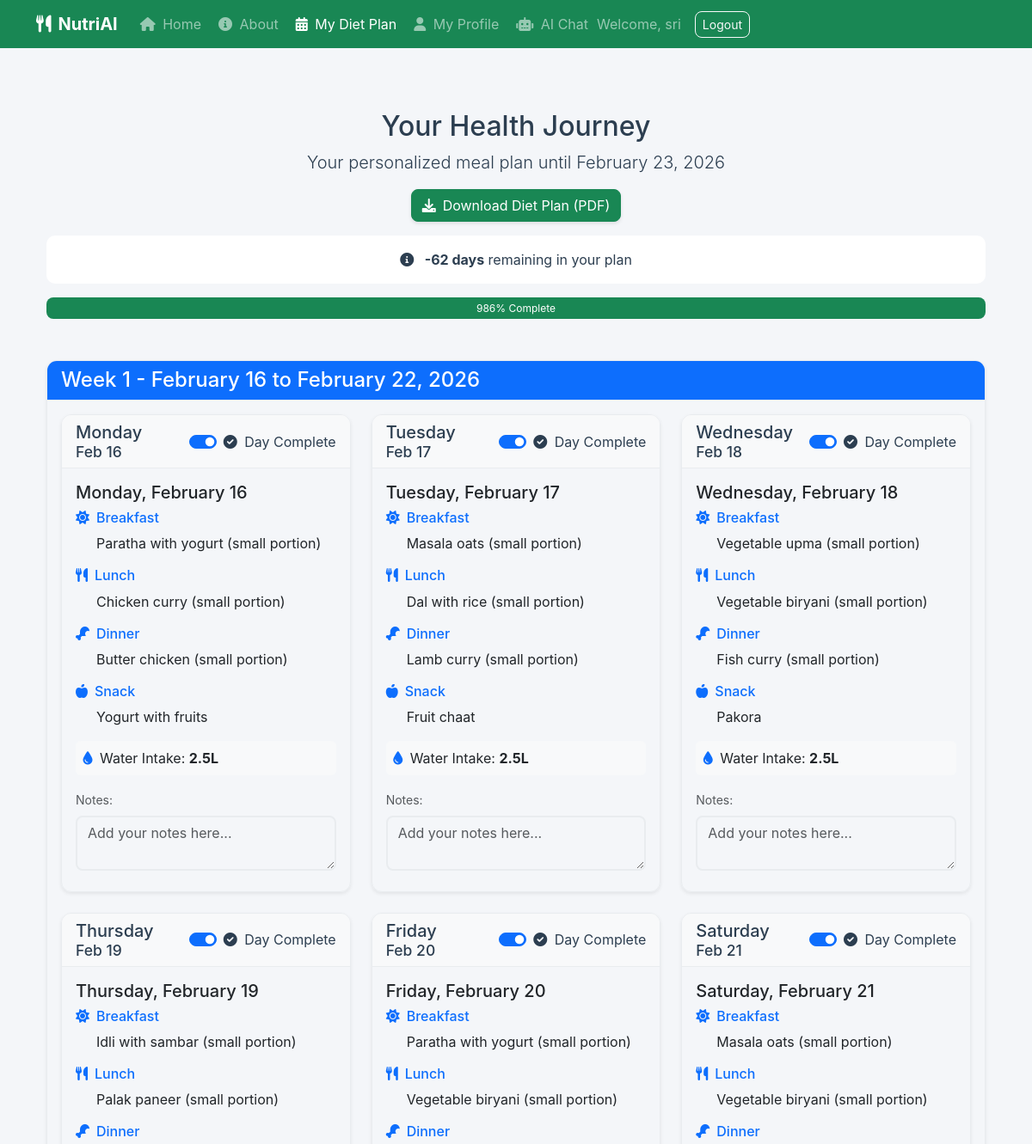
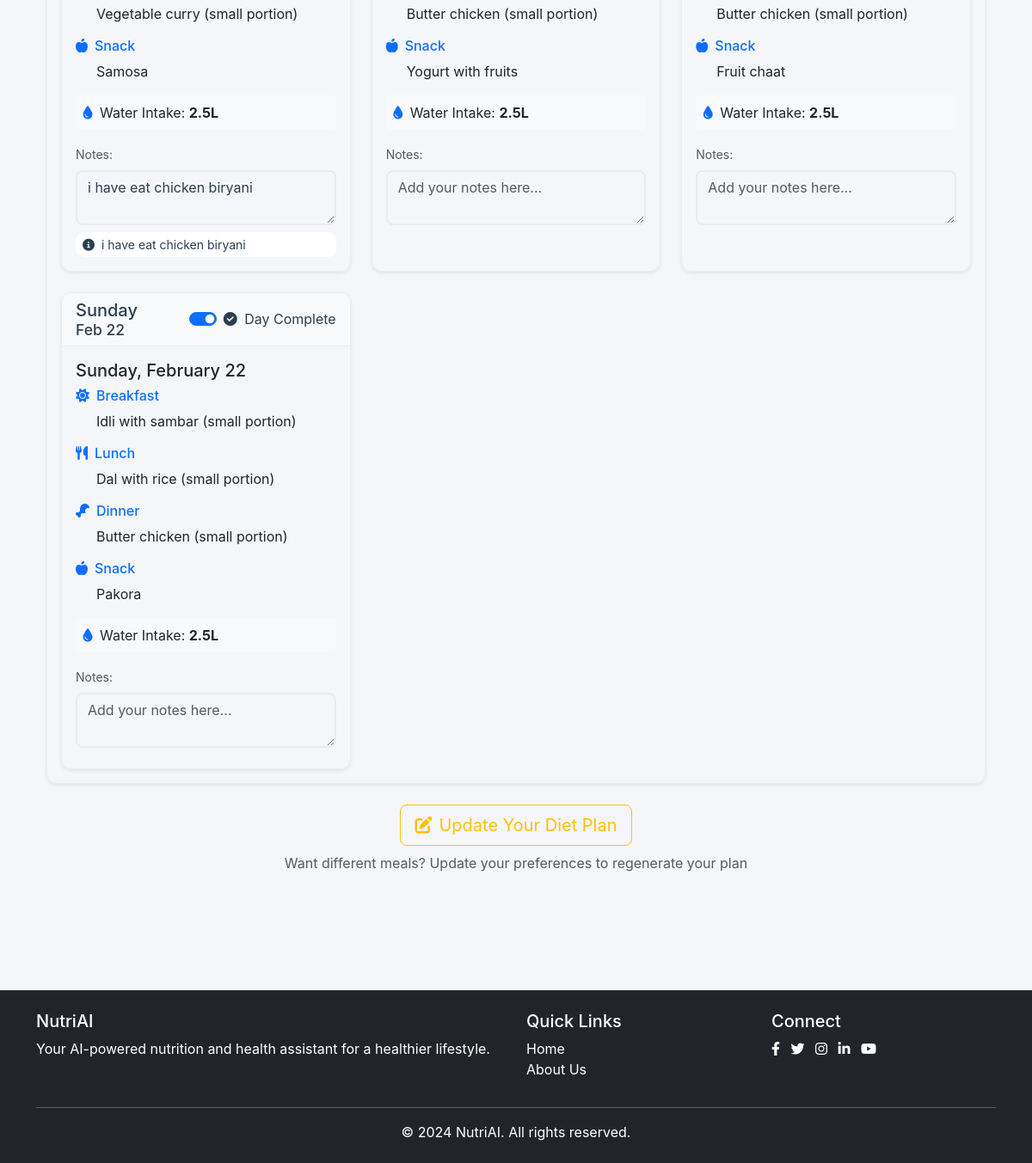
/health-calendar/1 (signed in), run on the app's committed database (2 pictures, top to bottom).
### app.py (models this page shows)
class User(UserMixin, db.Model):
    id = db.Column(db.Integer, primary_key=True)
    username = db.Column(db.String(80), unique=True, nullable=False)
    email = db.Column(db.String(120), unique=True, nullable=False)
    password = db.Column(db.String(200), nullable=False)
    is_admin = db.Column(db.Boolean, default=False)
    dietary_restrictions = db.Column(db.Text, nullable=True)
    health_conditions = db.Column(db.Text, nullable=True)
    profile_image = db.Column(db.String(200), default='images/profile-placeholder.png')
    health_assessments = db.relationship('HealthAssessment', backref='user', lazy=True)
    chats = db.relationship('Chat', backref='user', lazy=True)

class DailyMealPlan(db.Model):
    id = db.Column(db.Integer, primary_key=True)
    assessment_id = db.Column(db.Integer, db.ForeignKey('health_assessment.id'), nullable=False)
    date = db.Column(db.Date, nullable=False)
    meals = db.Column(db.JSON)
    completed = db.Column(db.Boolean, default=False)
    notes = db.Column(db.Text)

### app.py (the view, shortened to what this page needs)
@app.route("/health-calendar/<int:assessment_id>")
@login_required
def health_calendar(assessment_id):
    assessment = HealthAssessment.query.get_or_404(assessment_id)
    if assessment.user_id != current_user.id:
        abort(403)
    target_date = assessment.date + timedelta(weeks=1)
    days_remaining = (target_date.date() - datetime.utcnow().date()).days
    daily_plans = DailyMealPlan.query.filter_by(
        assessment_id=assessment_id
    ).order_by(DailyMealPlan.date).limit(7).all()
    weekly_plans = {}
    for plan in daily_plans:
        week_number = (plan.date - assessment.date.date()).days // 7 + 1
        if week_number not in weekly_plans:
            weekly_plans[week_number] = []
        weekly_plans[week_number].append(plan)
    return render_template(
        'health_calendar.html',
        assessment=assessment,
        weekly_plans=weekly_plans,
        target_date=target_date.date(),
        days_remaining=days_remaining,
        today=datetime.utcnow().date(),
        progress_percent=round((7 - days_remaining) / 7 * 100) if days_remaining <= 7 else 100
    )

### app.py (called while the page is built)
@login_manager.user_loader
def load_user(user_id):
    return User.query.get(int(user_id))

@app.context_processor
def inject_now():
    return {'now': datetime.utcnow()}

### templates/health_calendar.html (shortened to what this page needs)
{% extends "base.html" %}
{% block content %}
<div class="container py-5">
    <div class="row mb-4">
        <div class="col-12 text-center">
            <h2>Your Health Journey</h2>
            <p class="lead">Your personalized meal plan until {{ target_date.strftime('%B %d, %Y') }}</p>
            <div class="mb-3">
                <a href="{{ url_for('download_diet_plan', assessment_id=assessment.id) }}" class="btn btn-success"
                    download>
                    <i class="fas fa-download me-2"></i>Download Diet Plan (PDF)
                </a>
            </div>
            <div class="alert alert-info">
                <i class="fas fa-info-circle me-2"></i>
                <strong>{{ days_remaining }} days</strong> remaining in your plan
            </div>
            <div class="progress mb-4" style="height: 25px;">
                <div class="progress-bar bg-success progress-bar-striped progress-bar-animated" role="progressbar"
                    style="width: {{ progress_percent }}%;" aria-valuenow="{{ progress_percent }}" aria-valuemin="0"
                    aria-valuemax="100">
                    {{ progress_percent }}% Complete
                </div>
            </div>
        </div>
    </div>
    {% for week_num, week_plans in weekly_plans.items() %}
    <div class="card mb-4 shadow-sm">
        <div class="card-header bg-primary text-white">
            <h4 class="mb-0">Week {{ week_num }} - {{ week_plans[0].date.strftime('%B %d') }} to {{
                week_plans[-1].date.strftime('%B %d, %Y') }}</h4>
        </div>
        <div class="card-body">
            <div class="row g-4">
                {% for plan in week_plans %}
                <div class="col-12 col-md-6 col-lg-4">
                    <div class="card h-100 shadow-sm {% if plan.date == today %}border-success border-2{% endif %}">
                        <div
                            class="card-header {% if plan.date == today %}bg-success text-white{% else %}bg-light{% endif %}">
                            <div class="d-flex justify-content-between align-items-center">
                                <h5 class="mb-0">
                                    {{ plan.date.strftime('%A') }}
                                    <small class="d-block">{{ plan.date.strftime('%b %d') }}</small>
                                </h5>
                                <div class="form-check form-switch mb-0">
                                    <input class="form-check-input plan-completed" type="checkbox"
                                        data-plan-id="{{ plan.id }}" id="completed-{{ plan.id }}" {% if plan.completed
                                        %}checked{% endif %}>
                                    <label class="form-check-label" for="completed-{{ plan.id }}">
                                        <i class="fas fa-check-circle me-1"></i> Day Complete
                                    </label>
                                </div>
                            </div>
                        </div>
                        <div class="card-body">
                            <h5 class="card-title">{{ plan.date.strftime('%A, %B %d') }}</h5>
                            <div class="mb-3">
                                <h6 class="text-primary"><i class="fas fa-sun me-2"></i>Breakfast</h6>
                                <p class="ms-4">{{ plan.meals.breakfast }}</p>
                                <h6 class="text-primary mt-3"><i class="fas fa-utensils me-2"></i>Lunch</h6>
                                <p class="ms-4">{{ plan.meals.lunch }}</p>
                                <h6 class="text-primary mt-3"><i class="fas fa-drumstick-bite me-2"></i>Dinner</h6>
                                <p class="ms-4">{{ plan.meals.dinner }}</p>
                                <h6 class="text-primary mt-3"><i class="fas fa-apple-alt me-2"></i>Snack</h6>
                                <p class="ms-4">{{ plan.meals.snack }}</p>
                                <div class="mt-3 p-2 bg-light rounded d-flex align-items-center">
                                    <i class="fas fa-tint text-primary me-2"></i>
                                    <span>Water Intake: <strong>{{ plan.meals.water_intake }}</strong></span>
                                </div>
                            </div>
                            <div class="mb-2">
                                <label for="notes-{{ plan.id }}" class="form-label small text-muted">Notes:</label>
                                <textarea class="form-control notes-textarea" id="notes-{{ plan.id }}"
                                    data-plan-id="{{ plan.id }}" rows="2"
                                    placeholder="Add your notes here...">{{ plan.notes or '' }}</textarea>
                            </div>
                            {% if plan.notes %}
                            <div class="alert alert-info py-1 px-2 small mb-0">
                                <i class="fas fa-info-circle me-1"></i> {{ plan.notes|truncate(50) }}
                            </div>
                            {% endif %}
                        </div>
                    </div>
                </div>
                {% endfor %}
            </div>
        </div>
    </div>
    {% endfor %}
    <div class="row mt-4">
        <div class="col-12 text-center">
            <a href="{{ url_for('health_assessment') }}" class="btn btn-outline-warning btn-lg">
                <i class="fas fa-edit me-2"></i>Update Your Diet Plan
            </a>
            <p class="text-muted mt-2">Want different meals? Update your preferences to regenerate your plan</p>
        </div>
    </div>
</div>
<div class="position-fixed bottom-0 end-0 p-3" style="z-index: 11;">
</div>
{% endblock %}

### templates/base.html (shortened to what this page needs)
<!DOCTYPE html>
<html lang="en">
<head>
    <link href="https://cdn.jsdelivr.net/npm/bootstrap@5.3.0/dist/css/bootstrap.min.css" rel="stylesheet">
    <link rel="stylesheet" href="https://cdnjs.cloudflare.com/ajax/libs/font-awesome/6.0.0/css/all.min.css">
</head>
<body>
    <nav class="navbar navbar-expand-lg navbar-dark bg-success sticky-top">
        <div class="container">
            <div class="d-flex justify-content-between align-items-center">
                <a class="navbar-brand fw-bold" href="{{ url_for('home') }}">
                    <i class="fas fa-utensils me-2"></i>NutriAI
                </a>
                <div class="collapse navbar-collapse" id="navbarNav">
                    <ul class="navbar-nav">
                        <li class="nav-item">
                            <a class="nav-link {% if request.endpoint == 'home' %}active{% endif %}"
                                href="{{ url_for('home') }}">
                                <i class="fas fa-home me-1"></i> Home
                            </a>
                        </li>
                        <li class="nav-item">
                            <a class="nav-link {% if request.endpoint == 'about' %}active{% endif %}"
                                href="{{ url_for('about') }}">
                                <i class="fas fa-info-circle me-1"></i> About
                            </a>
                        </li>
                        {% if current_user.is_authenticated %}
                        <li class="nav-item">
                            {% set latest_assessment = current_user.health_assessments|sort(attribute='date',
                            reverse=true)|first %}
                            {% set has_active_assessment = latest_assessment and (now - latest_assessment.date).days <=
                                56 %} <a
                                class="nav-link {% if request.endpoint in ['health_assessment', 'health_calendar'] %}active{% endif %}"
                                href="{{ url_for('health_calendar', assessment_id=latest_assessment.id) if has_active_assessment else url_for('health_assessment') }}">
                                <i class="fas fa-calendar-alt me-1"></i>
                                {{ 'My Diet Plan' if has_active_assessment else 'Health Assessment' }}
                                </a>
                        </li>
                        <li class="nav-item">
                            <a class="nav-link {% if request.endpoint == 'profile' %}active{% endif %}"
                                href="{{ url_for('profile') }}">
                                <i class="fas fa-user me-1"></i> My Profile
                            </a>
                        </li>
                        <li class="nav-item">
                            <a class="nav-link {% if request.endpoint == 'ai_chat' %}active{% endif %}"
                                href="{{ url_for('ai_chat') }}">
                                <i class="fas fa-robot me-1"></i> AI Chat
                            </a>
                        </li>
                        {% endif %}
                    </ul>
                </div>
                <div class="d-flex align-items-center">
                    {% if current_user.is_authenticated %}
                    <span class="navbar-text me-3">Welcome, {{ current_user.username }}</span>
                    <a href="{{ url_for('logout') }}" class="btn btn-outline-light btn-sm">Logout</a>
                    {% else %}
                    <a href="{{ url_for('login') }}" class="btn btn-outline-light btn-sm me-2">Login</a>
                    <a href="{{ url_for('register') }}" class="btn btn-light btn-sm">Register</a>
                    {% endif %}
                </div>
            </div>
        </div>
    </nav>
    <main class="py-4">
        <div class="container">
            {% block content %}{% endblock %}
        </div>
    </main>
    <footer class="bg-dark text-white py-4 mt-5">
        <div class="container">
            <div class="row">
                <div class="col-md-6">
                    <h5>NutriAI</h5>
                    <p>Your AI-powered nutrition and health assistant for a healthier lifestyle.</p>
                </div>
                <div class="col-md-3">
                    <h5>Quick Links</h5>
                    <ul class="list-unstyled">
                        <li><a href="/" class="text-white text-decoration-none">Home</a></li>
                        <li><a href="/about" class="text-white text-decoration-none">About Us</a></li>
                    </ul>
                </div>
                <div class="col-md-3">
                    <h5>Connect</h5>
                    <div class="social-links">
                        <a href="https://www.facebook.com" target="_blank" class="text-white me-2 text-decoration-none"
                            title="Follow us on Facebook">
                            <i class="fab fa-facebook-f"></i>
                        </a>
                        <a href="https://www.twitter.com" target="_blank" class="text-white me-2 text-decoration-none"
                            title="Follow us on Twitter">
                            <i class="fab fa-twitter"></i>
                        </a>
                        <a href="https://www.instagram.com" target="_blank" class="text-white me-2 text-decoration-none"
                            title="Follow us on Instagram">
                            <i class="fab fa-instagram"></i>
                        </a>
                        <a href="https://www.linkedin.com" target="_blank" class="text-white me-2 text-decoration-none"
                            title="Connect on LinkedIn">
                            <i class="fab fa-linkedin-in"></i>
                        </a>
                        <a href="https://www.youtube.com" target="_blank" class="text-white text-decoration-none"
                            title="Subscribe on YouTube">
                            <i class="fab fa-youtube"></i>
                        </a>
                    </div>
                </div>
            </div>
            <hr class="mt-3">
            <div class="text-center">
                <p class="mb-0">&copy; 2024 NutriAI. All rights reserved.</p>
            </div>
        </div>
    </footer>
</body>
</html>

### templates/base.html (style rules this page uses)
:root { --bg-primary: #f4f6f9; --bg-secondary: #ffffff; --text-primary: #2c3e50; --text-secondary: #495057; --text-muted: #6c757d; --border-color: #e9ecef; --card-shadow: rgba(0, 0, 0, 0.08); --accent-color: #28a745; }
body { background-color: var(--bg-primary); color: var(--text-primary); transition: background-color 0.3s ease, color 0.3s ease; font-family: -apple-system, BlinkMacSystemFont, 'Segoe UI', Roboto, 'Helvetica Neue', Arial, sans-serif; }
.card { background-color: var(--card-bg); border: 1px solid var(--border-color); border-radius: 12px; box-shadow: var(--shadow-md); transition: all 0.3s cubic-bezier(0.4, 0, 0.2, 1); overflow: hidden; }
.card-header { background-color: var(--bg-secondary); border-bottom: 1px solid var(--border-color); color: var(--text-primary); }
.form-control, .form-select { background-color: var(--bg-primary); color: var(--text-primary); border-color: var(--border-color); }
.btn-primary, .btn-success { transition: all 0.3s cubic-bezier(0.4, 0, 0.2, 1); position: relative; overflow: hidden; box-shadow: 0 2px 4px rgba(0, 0, 0, 0.1); }
.navbar { transition: all 0.3s ease; }
.alert { background-color: var(--bg-secondary); border-color: var(--border-color); color: var(--text-primary); }
.progress { background-color: var(--bg-tertiary); border-radius: 8px; height: 8px; overflow: hidden; }
.progress-bar { background: linear-gradient(90deg, var(--accent-color) 0%, var(--success-color) 100%); transition: width 0.6s cubic-bezier(0.4, 0, 0.2, 1); }
* { transition: all 0.3s ease; }
.btn { transition: all 0.3s ease; border-radius: 8px; }
.navbar-brand { transition: all 0.3s ease; }
.nav-link { transition: all 0.3s ease; border-radius: 6px; margin: 0 2px; }
.form-control, .form-select { border-radius: 8px; border: 2px solid var(--border-color); transition: all 0.3s ease; }
.alert { border-radius: 10px; border: none; animation: slideIn 0.3s ease-out; }

### data on the page
User: username "sri"
DailyMealPlan: date "February 16", date "Monday", date "Feb 16", completed "☑", date "Monday, February 16", meals.breakfast "Paratha with yogurt (small portion)", meals.lunch "Chicken curry (small portion)", meals.dinner "Butter chicken (small portion)", meals.snack "Yogurt with fruits", meals.water_intake "2.5L", id "Add your notes here..."
DailyMealPlan: date "February 22, 2026", date "Sunday", date "Feb 22", completed "☑", date "Sunday, February 22", meals.breakfast "Idli with sambar (small portion)", meals.lunch "Dal with rice (small portion)", meals.dinner "Butter chicken (small portion)", meals.snack "Pakora", meals.water_intake "2.5L", id "Add your notes here..."
DailyMealPlan: date "Tuesday", date "Feb 17", completed "☑", date "Tuesday, February 17", meals.breakfast "Masala oats (small portion)", meals.lunch "Dal with rice (small portion)", meals.dinner "Lamb curry (small portion)", meals.snack "Fruit chaat", meals.water_intake "2.5L", id "Add your notes here..."
DailyMealPlan: date "Wednesday", date "Feb 18", completed "☑", date "Wednesday, February 18", meals.breakfast "Vegetable upma (small portion)", meals.lunch "Vegetable biryani (small portion)", meals.dinner "Fish curry (small portion)", meals.snack "Pakora", meals.water_intake "2.5L", id "Add your notes here..."
DailyMealPlan: date "Thursday", date "Feb 19", completed "☑", date "Thursday, February 19", meals.breakfast "Idli with sambar (small portion)", meals.lunch "Palak paneer (small portion)", meals.dinner "Vegetable curry (small portion)", meals.snack "Samosa", meals.water_intake "2.5L", id "i have eat chicken biryani", notes "i have eat chicken biryani"
DailyMealPlan: date "Friday", date "Feb 20", completed "☑", date "Friday, February 20", meals.breakfast "Paratha with yogurt (small portion)", meals.lunch "Vegetable biryani (small portion)", meals.dinner "Butter chicken (small portion)", meals.snack "Yogurt with fruits", meals.water_intake "2.5L", id "Add your notes here..."
DailyMealPlan: date "Saturday", date "Feb 21", completed "☑", date "Saturday, February 21", meals.breakfast "Masala oats (small portion)", meals.lunch "Vegetable biryani (small portion)", meals.dinner "Butter chicken (small portion)", meals.snack "Fruit chaat", meals.water_intake "2.5L", id "Add your notes here..."

### other printed values
{{ 'My Diet Plan' if has_active_assessment else 'Health Assessment' }} "My Diet Plan"
{{ target_date.strftime('%B %d, %Y') }} "February 23, 2026"
{{ week_num }} "1"
